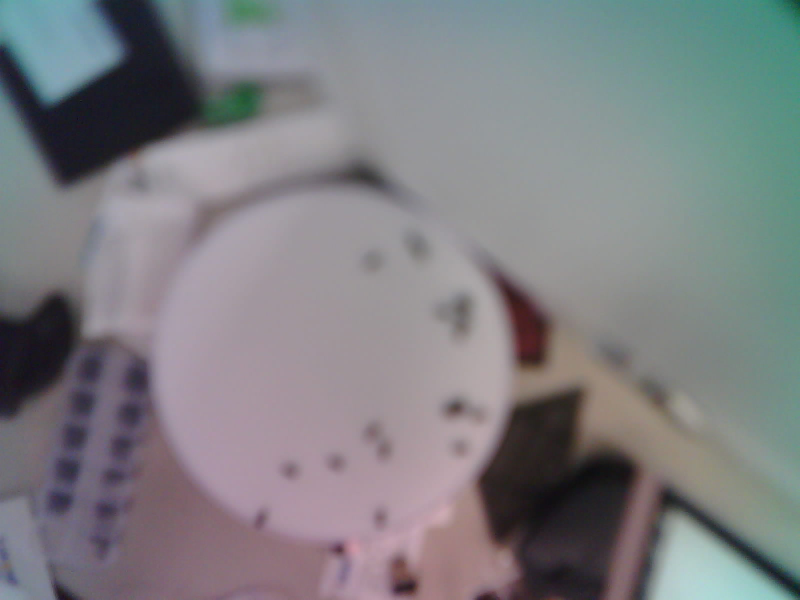
#> input picture experiments/moq/fixtures/screw-ladder-v1/high.jpg, 1600 x 1200 px (shown at 1/2 size)
$ python prepare_representations.py fixtures/screw-ladder-v1/high.jpg out.png
#> lines starting #> are read from the running program, lines starting #| are printed output that depends on the picture
#!/usr/bin/env python3
"""Freeze an aligned JPEG ladder for device replay; encoding is OFFLINE.
Does not measure live re-encoding cost or create event ground truth.
"""
import argparse
import hashlib
import json
from pathlib import Path
from PIL import Image


def prepare(source, out):
    out.mkdir(parents=True, exist_ok=False)
    original = source.read_bytes()
    image = Image.open(source).convert('RGB')
#> image is the input picture: PIL image 1600x1200 RGB; mean R, G, B 125.9, 126.9, 130.3
    (out / 'high.jpg').write_bytes(original)
    levels = [('high', image.width, image.height, None)]
    for name, width, quality in [('medium', 800, 75), ('low', 400, 65)]:
        width = min(width, image.width)
        height = round(image.height * width / image.width)
        image.resize((width, height), Image.Resampling.LANCZOS).save(
            out / (name + '.jpg'), quality=quality, optimize=False)
        levels.append((name, width, height, quality))
#> this loop made 2 passes
#> pass 1, in prepare, `image.resize((width, height), Image.Resampling.LANCZOS).save( out / (n..`:
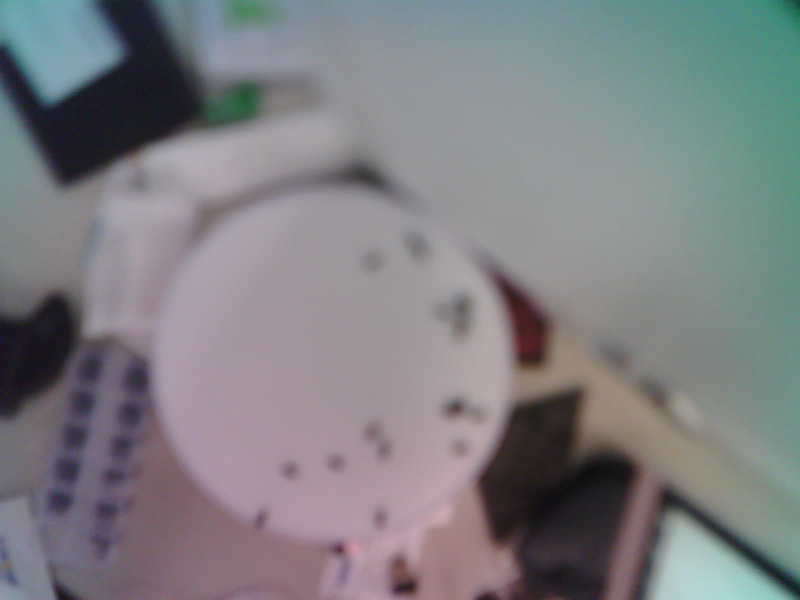
#> saved as medium.jpg: PIL image 800x600 RGB; mean R, G, B 125.9, 126.9, 130.3
#> after the loop, levels = 3 items
    manifest = dict(schema=1, scope='static identical-source replay, offline encoding',
                    source=str(source.resolve()), representations=[])
    for name, width, height, quality in levels:
        data = (out / (name + '.jpg')).read_bytes()
        manifest['representations'].append(dict(name=name, width=width, height=height,
            quality=quality, bytes=len(data), sha256=hashlib.sha256(data).hexdigest()))
#> this loop made 3 passes
#> (name, width, height, quality) on passes 1 to 3: ('high', 1600, 1200, None), ('medium', 800, 600, 75), ('low', 400, 300, 65)
    (out / 'manifest.json').write_text(json.dumps(manifest, indent=2) + '\n')
    return manifest


if __name__ == '__main__':
    p = argparse.ArgumentParser()
    p.add_argument('source', type=Path)
    p.add_argument('out', type=Path)
    a = p.parse_args()
    print(json.dumps(prepare(a.source, a.out), indent=2))
